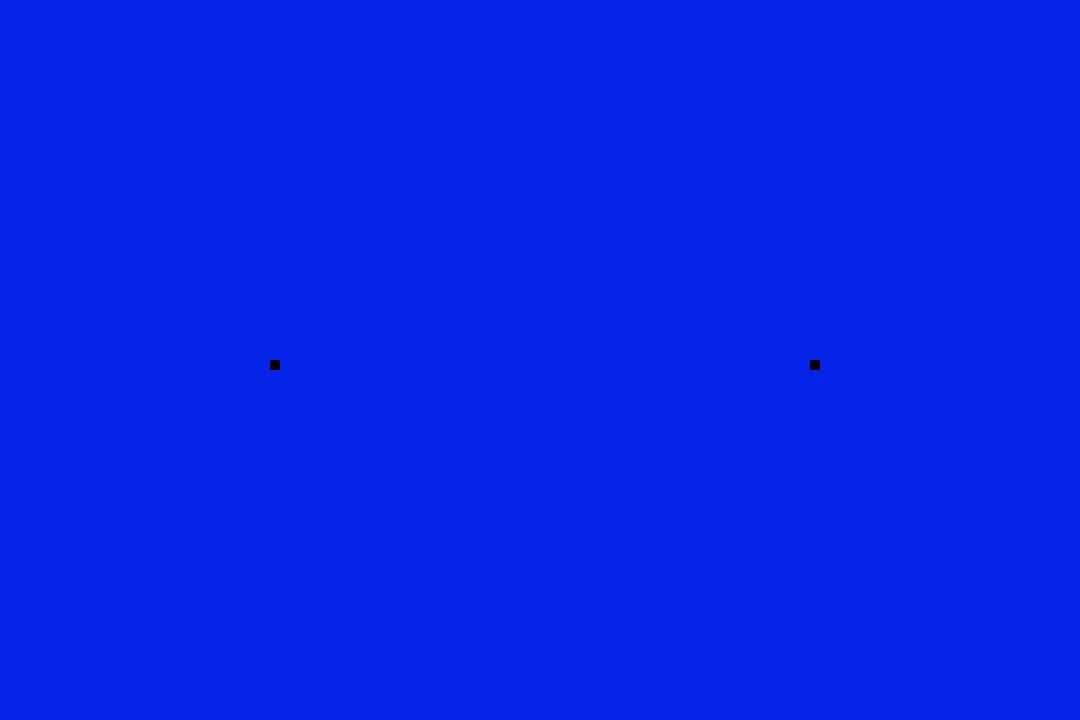
Frame 1 (no input)
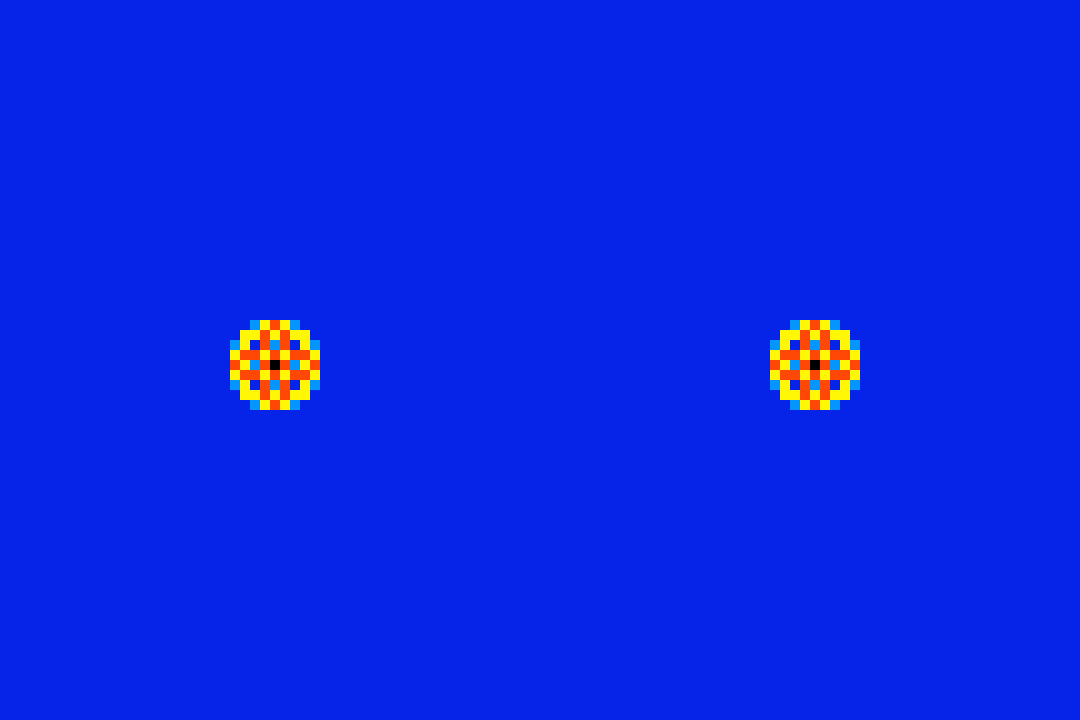
Frame 60 (the mouse pressed at the canvas centre just before this capture)
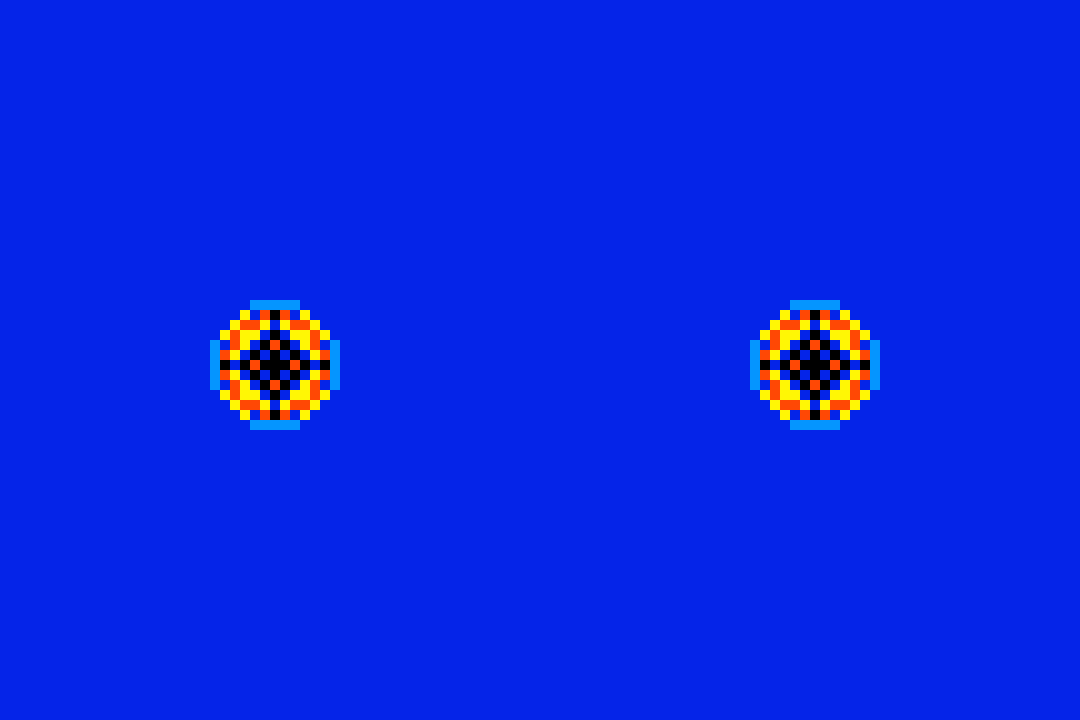
Frame 120 (the mouse held since frame 60 and released just before this capture)

The Processing sketch that drew these frames (run headless with seeded random() and noise(); from frame 60 on, the mouse is pressed at the canvas centre):

// Processing sketch: sandpile
// ── sandpile.pde
int[][] sandpiles;
int sz = 10;
int col= 108;
int row =72;
void setup() {
  size(1080, 720);
  noStroke();
  sandpiles = new int[col][row];
  sandpiles[col/4][row/2] = 100000;
  sandpiles[col-col/4][row/2]=100000;
}

void showIt() {
  for (int x =0; x<col; x++) {
    for (int y =0; y<row; y++) {
      int num = sandpiles[x][y];
      color col = color(0); // locally define col
      if (num == 0) {
        col = color(#0524E8);
      } else if (num ==1) {
        col = color(#0595FF);
      } else if (num ==2) {
        col = color(#FFF705);
      } else if (num ==3) {
        col = color(#FF4805);
      }
      fill(col);
      rect(x*sz, y*sz, sz, sz);
    }
  }
}

void topple() {
  int [][] nextpiles = new int[col][row];
  for (int x =1; x<col-1; x++) {
    for (int y =1; y<row-1; y++) {
      int num = sandpiles[x][y];
      if (num<4) {
        nextpiles[x][y] += sandpiles[x][y];
      }
    }
  }

  for (int x =1; x<col-1; x++) {
    for (int y =1; y<row-1; y++) {
      int num = sandpiles[x][y];
      if (num>=4) {  // pile has more than 3
        nextpiles[x][y] += sandpiles[x][y]-4;
        nextpiles[x+1][y]++;  // right
        nextpiles[x-1][y]++; // left
        nextpiles[x][y+1]++; // down
        nextpiles[x][y-1]++;// up
      }
    }
  }
  sandpiles=nextpiles;
}

void draw() {
  background(0);
  showIt();
  topple();
}
